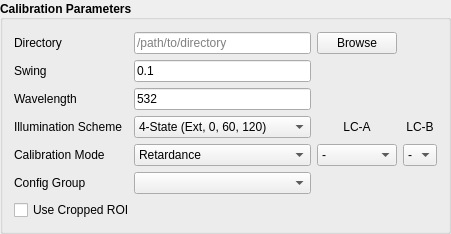
            <widget class="QGroupBox" name="calib_params">
             <property name="font">
              <font>
               <italic>false</italic>
               <bold>true</bold>
              </font>
             </property>
             <property name="contextMenuPolicy">
              <enum>Qt::DefaultContextMenu</enum>
             </property>
             <property name="title">
              <string>Calibration Parameters</string>
             </property>
             <property name="alignment">
              <set>Qt::AlignLeading|Qt::AlignLeft|Qt::AlignVCenter</set>
             </property>
             <property name="checkable">
              <bool>false</bool>
             </property>
             <layout class="QGridLayout" name="gridLayout_2">
              <property name="topMargin">
               <number>12</number>
              </property>
              <property name="verticalSpacing">
               <number>6</number>
              </property>
              <item row="5" column="4">
               <widget class="QComboBox" name="cb_lcb">
                <property name="font">
                 <font>
                  <italic>false</italic>
                  <bold>false</bold>
                 </font>
                </property>
                <property name="focusPolicy">
                 <enum>Qt::StrongFocus</enum>
                </property>
                <item>
                 <property name="text">
                  <string>-</string>
                 </property>
                </item>
               </widget>
              </item>
              <item row="0" column="2">
               <widget class="QLineEdit" name="le_directory">
                <property name="font">
                 <font>
                  <italic>false</italic>
                  <bold>false</bold>
                 </font>
                </property>
                <property name="text">
                 <string/>
                </property>
                <property name="placeholderText">
                 <string>/path/to/directory</string>
                </property>
               </widget>
              </item>
              <item row="4" column="2">
               <widget class="QComboBox" name="cb_calib_scheme">
                <property name="font">
                 <font>
                  <italic>false</italic>
                  <bold>false</bold>
                 </font>
                </property>
                <property name="focusPolicy">
                 <enum>Qt::StrongFocus</enum>
                </property>
                <item>
                 <property name="text">
                  <string>4-State (Ext, 0, 60, 120)</string>
                 </property>
                </item>
                <item>
                 <property name="text">
                  <string>5-State (Ext, 0, 45, 90, 135)</string>
                 </property>
                </item>
               </widget>
              </item>
              <item row="0" column="0">
               <widget class="QLabel" name="label_dir">
                <property name="font">
                 <font>
                  <italic>false</italic>
                  <bold>false</bold>
                 </font>
                </property>
                <property name="text">
                 <string>Directory</string>
                </property>
               </widget>
              </item>
              <item row="3" column="0">
               <widget class="QLabel" name="label_wavelength">
                <property name="font">
                 <font>
                  <italic>false</italic>
                  <bold>false</bold>
                 </font>
                </property>
                <property name="text">
                 <string>Wavelength</string>
                </property>
               </widget>
              </item>
              <item row="3" column="2">
               <widget class="QLineEdit" name="le_wavelength">
                <property name="font">
                 <font>
                  <italic>false</italic>
                  <bold>false</bold>
                 </font>
                </property>
                <property name="text">
                 <string>532</string>
                </property>
               </widget>
              </item>
              <item row="2" column="2">
               <widget class="QLineEdit" name="le_swing">
                <property name="font">
                 <font>
                  <italic>false</italic>
                  <bold>false</bold>
                 </font>
                </property>
                <property name="text">
                 <string>0.1</string>
                </property>
               </widget>
              </item>
              <item row="0" column="3">
               <widget class="QPushButton" name="qbutton_browse">
                <property name="font">
                 <font>
                  <italic>false</italic>
                  <bold>false</bold>
                 </font>
                </property>
                <property name="autoFillBackground">
                 <bool>false</bool>
                </property>
                <property name="text">
                 <string>Browse</string>
                </property>
                <property name="checkable">
                 <bool>false</bool>
                </property>
                <property name="default">
                 <bool>false</bool>
                </property>
               </widget>
              </item>
              <item row="4" column="0">
               <widget class="QLabel" name="label_scheme">
                <property name="font">
                 <font>
                  <italic>false</italic>
                  <bold>false</bold>
                 </font>
                </property>
                <property name="text">
                 <string>Illumination Scheme</string>
                </property>
               </widget>
              </item>
              <item row="2" column="0">
               <widget class="QLabel" name="label_swing">
                <property name="font">
                 <font>
                  <italic>false</italic>
                  <bold>false</bold>
                 </font>
                </property>
                <property name="text">
                 <string>Swing</string>
                </property>
               </widget>
              </item>
              <item row="7" column="0" colspan="3">
               <widget class="QCheckBox" name="chb_use_roi">
                <property name="font">
                 <font>
                  <italic>false</italic>
                  <bold>false</bold>
                 </font>
                </property>
                <property name="text">
                 <string>Use Cropped ROI</string>
                </property>
               </widget>
              </item>
              <item row="4" column="3">
               <widget class="QLabel" name="label_lca">
                <property name="font">
                 <font>
                  <italic>false</italic>
                  <bold>false</bold>
                 </font>
                </property>
                <property name="text">
                 <string>LC-A</string>
                </property>
                <property name="alignment">
                 <set>Qt::AlignCenter</set>
                </property>
               </widget>
              </item>
              <item row="5" column="3">
               <widget class="QComboBox" name="cb_lca">
                <property name="font">
                 <font>
                  <italic>false</italic>
                  <bold>false</bold>
                 </font>
                </property>
                <property name="focusPolicy">
                 <enum>Qt::StrongFocus</enum>
                </property>
                <item>
                 <property name="text">
                  <string>-</string>
                 </property>
                </item>
               </widget>
              </item>
              <item row="4" column="4">
               <widget class="QLabel" name="label_lcb">
                <property name="font">
                 <font>
                  <italic>false</italic>
                  <bold>false</bold>
                 </font>
                </property>
                <property name="text">
                 <string>LC-B</string>
                </property>
                <property name="alignment">
                 <set>Qt::AlignCenter</set>
                </property>
               </widget>
              </item>
              <item row="5" column="0">
               <widget class="QLabel" name="label_calib_mode">
                <property name="font">
                 <font>
                  <italic>false</italic>
                  <bold>false</bold>
                 </font>
                </property>
                <property name="text">
                 <string>Calibration Mode</string>
                </property>
               </widget>
              </item>
              <item row="5" column="2">
               <widget class="QComboBox" name="cb_calib_mode">
                <property name="font">
                 <font>
                  <italic>false</italic>
                  <bold>false</bold>
                  <kerning>true</kerning>
                 </font>
                </property>
                <property name="focusPolicy">
                 <enum>Qt::StrongFocus</enum>
                </property>
                <item>
                 <property name="text">
                  <string>Retardance</string>
                 </property>
                </item>
                <item>
                 <property name="text">
                  <string>Voltage</string>
                 </property>
                </item>
               </widget>
              </item>
              <item row="6" column="0">
               <widget class="QLabel" name="label_cfg_group">
                <property name="font">
                 <font>
                  <italic>false</italic>
                  <bold>false</bold>
                 </font>
                </property>
                <property name="text">
                 <string>Config Group</string>
                </property>
               </widget>
              </item>
              <item row="6" column="2">
               <widget class="QComboBox" name="cb_config_group">
                <property name="font">
                 <font>
                  <italic>false</italic>
                  <bold>false</bold>
                 </font>
                </property>
                <property name="focusPolicy">
                 <enum>Qt::StrongFocus</enum>
                </property>
               </widget>
              </item>
             </layout>
            </widget>
